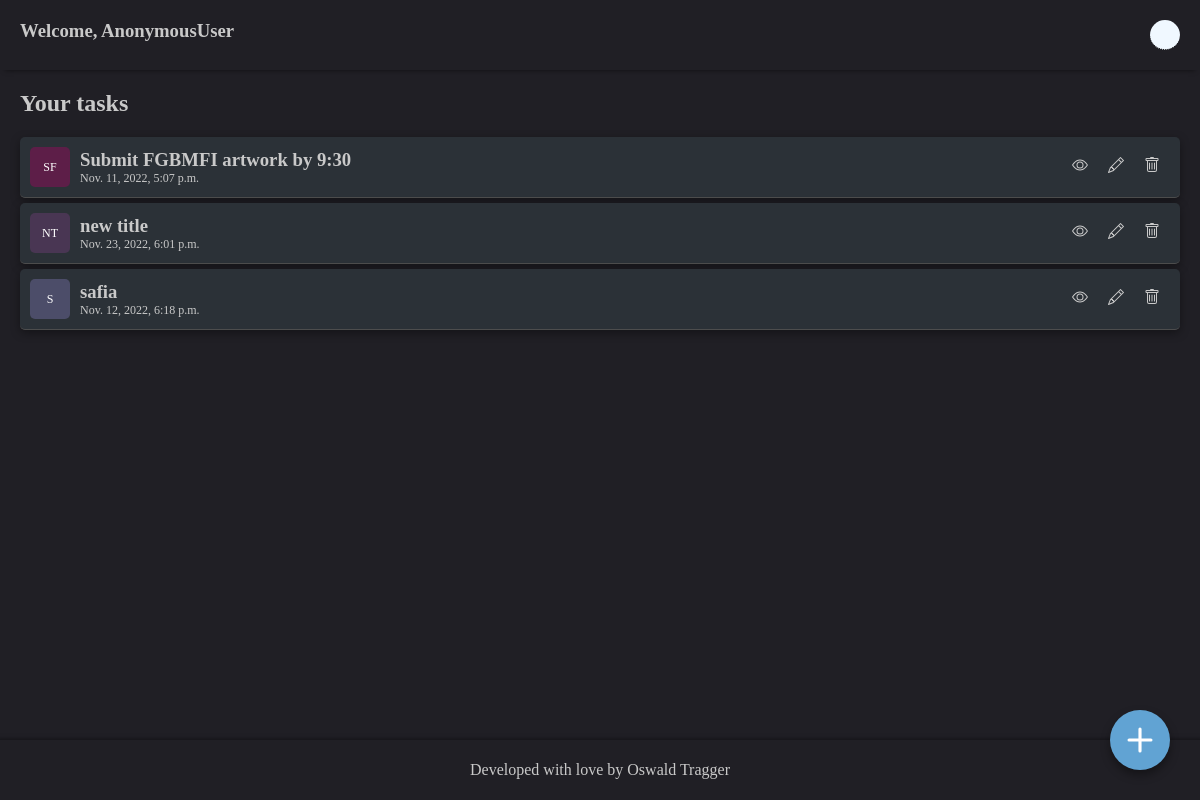
The page / on the database its author committed.
### task/models.py (models this page shows, shortened)
class Task(models.Model):
    title = models.CharField(max_length = 100, blank = False)
    description = models.TextField(blank=True)
    time = models.DateTimeField(auto_now=False, auto_now_add=False)
    def get_initials(self):
        sp = ''
        split = self.title.split()[:2]
        for i in split:
            sp += i[0].upper()
        return sp

### task/views.py (the view)
# urls.py: path('', views.tasks, name='tasks'),
def tasks(request):
    tasks = Task.objects.all()
    context = {'tasks':tasks}
    return render(request, 'index.html', context)

### templates/index.html (shortened to what this page needs)
{% load static %}
<!DOCTYPE html>
<html lang="en">
<head>
    <link rel="stylesheet" href="{% static 'css/styles.css' %}">
</head>
<body class="vh vw">
    <div class="add-task d-flex flex-row justify-center align-center">
        <img src="{% static 'img/plus.svg' %}" alt="">
    </div>
    <nav class="d-flex flex-row justify-between w-100">
        <h3>Welcome, <span>{{user}}</span></h3>
        <div class="profile-picture tooltip">
        </div>
    </nav>
    <section class="main">
        <h1>Your tasks</h1>
        {% for task in tasks %}
            <div class="task d-flex flex-row justify-between align-center" data-taskId="{{task.pk}}">
                <div class="task-l d-flex flex-row align-center">
                    <div class="task-img d-flex justify-center align-center small">{{task.get_initials}}</div>
                    <div class="task-details">
                        <h3>{{task.title}}</h3>
                        <p class="small">{{task.time}}</p>
                    </div>
                </div>
                <div class="options d-flex flex-row">
                    <span class="view-task"><img src="{% static 'img/eye.svg' %}" alt=""></span>
                    <span class="edit-task"><img src="{% static 'img/pencil.svg' %}" alt=""></span>
                    <span class="delete-task"><a href="{% url 'task:delete_task' pk=task.pk %}"><img src="{% static 'img/trash.svg' %}" alt=""></a></span>
                </div>
            </div>
        {% endfor %}
    </section>
    <footer class="d-flex justify-center align-center">
        <p>Developed with love by Oswald Tragger</p>
    </footer>
</body>
</html>

### assets/css/styles.css (style rules this page uses)
:root { --body-color: rgb(32, 31, 37); --component-color: rgb(43, 49, 55); --component-color-hover: rgb(51, 58, 66); }
* { margin: 0; padding: 0; box-sizing: border-box; }
body { background-color: var(--body-color); color: #c9c9c9; }
nav { padding: 20px; box-shadow: 0px 5px 5px -5px rgba(0, 0, 0, 0.574); }
.main { padding: 20px; }
.main>h1 { padding-bottom: 20px; }
footer { height: 60px; position: fixed; bottom: 0; left: 0; width: 100%; z-index: 1; box-shadow: 0px 5px 5px 5px rgba(0, 0, 0, 0.574); }
.profile-picture { height: 30px; width: 30px; background-color: aliceblue; border-radius: 50px; }
.add-task { width: 60px; background-color: rgb(97, 163, 211); height: 60px; border-radius: 50px; position: fixed; bottom: 30px; right: 30px; z-index: 2; cursor: pointer; box-shadow: 0px 5px 10px rgba(0, 0, 0, 0.371); transition: all .2s ease-in-out; }
.add-task>img { width: 50px; height: 50px; object-fit: contain; object-position: center; }
.options>span { padding: 9px 10px; border-radius: 3px; cursor: pointer; transition: all .3s ease-in-out; }
.task { padding: 10px; margin-bottom: 5px; background-color: var(--component-color); border-bottom: 1px solid rgb(77, 77, 77); border-radius: 5px; box-shadow: 0px 3px 10px rgba(0, 0, 0, 0.371); transition: all .8s cubic-bezier(0.19, 1, 0.22, 1); }
.task-img { width: 40px; height: 40px; margin-right: 10px; background-color: coral; border-radius: 5px; color: #fff; }
.tooltip { position: relative; display: inline-block; border-bottom: 1px dotted black; }
.vh { height: 100vh; }
.vw { width: 100vw; }
.w-100 { width: 100%; }
.small { font-size: 12px; }
.d-flex { display: flex; }
.flex-row { flex-direction: row; }
.justify-center { justify-content: center; }
.justify-between { justify-content: space-between; }
.align-center { align-items: center; }

### rows shown on the page
Task: get_initials "SF", title "Submit FGBMFI artwork by 9:30", time "Nov. 11, 2022, 5:07 p.m."
Task: get_initials "NT", title "new title", time "Nov. 23, 2022, 6:01 p.m."
Task: get_initials "S", title "safia", time "Nov. 12, 2022, 6:18 p.m."

### other values the page prints
{{ user }} "AnonymousUser"
